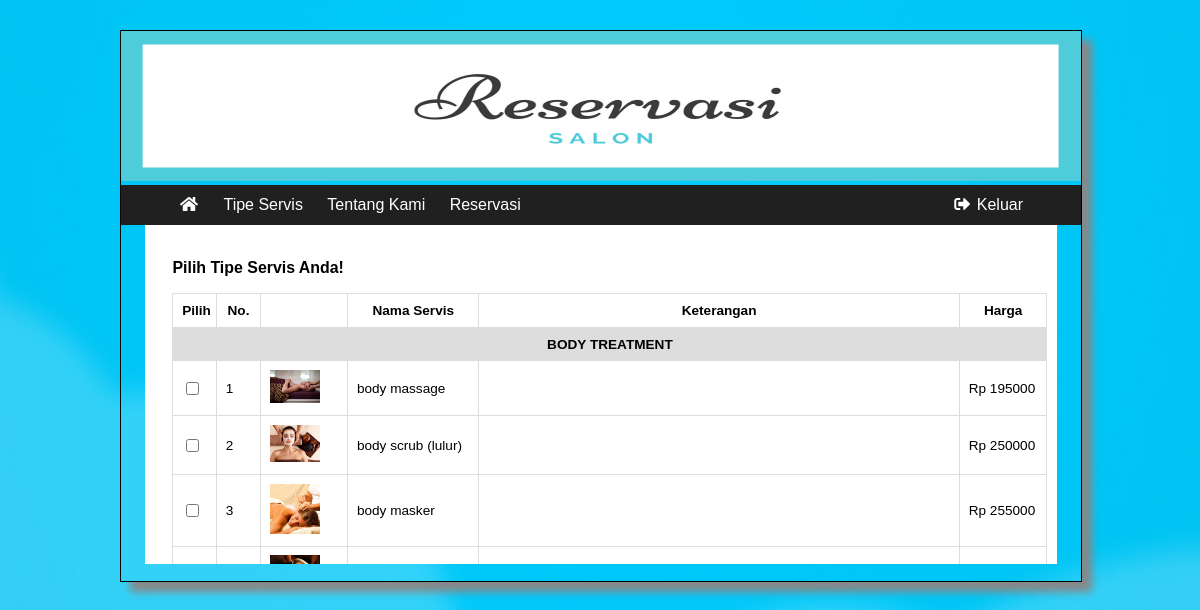
The page /akses/pelanggan/index.php?p=t_servis on the database its author committed.
### tables this page shows
CREATE TABLE `kategori_servis` (
  `id_kategori` varchar(15) NOT NULL,
  `nama_kategori` varchar(100) NOT NULL,
  `ruang` int(11) NOT NULL
);

CREATE TABLE `tipe_servis` (
  `kode_servis` varchar(15) NOT NULL,
  `nama_servis` varchar(100) DEFAULT NULL,
  `id_kategori` varchar(15) DEFAULT NULL,
  `keterangan_servis` varchar(100) DEFAULT NULL,
  `gambar_servis` varchar(100) DEFAULT NULL,
  `harga_servis` double DEFAULT NULL
);

### akses/controller.php (called while the page is built, shortened)
<?php
$query_kategori = "SELECT * FROM kategori_servis";
$sql_kategori = mysqli_query($mysqli,$query_kategori);
?>

### akses/pelanggan/konten/t_servis.php (the view, shortened to what this page needs)
<div class="apps-content-item">
<form action="konten/proses/aksi_reservasi.php" method="post">
  <h3>Pilih Tipe Servis Anda!</h3>
  <table id="tbl">
    <tr>
      <th width="5%">Pilih</th>
      <th width="5%">No.</th>
      <th width="10%"></th>
      <th width="15%">Nama Servis</th>
      <th width="55%">Keterangan</th>
      <th>Harga</th>
    </tr>
    <?php
      $no = 0;
      foreach ($sql_kategori as $key) {
        extract($key);
    ?>
    <tr>
      <th colspan="6" style="text-transform: uppercase; background-color:#ddd;"><?php echo $nama_kategori; ?></th>
    </tr>
    <?php
      $query_tipe = "SELECT * FROM tipe_servis WHERE id_kategori = '$id_kategori'";
      $sql_tipe = mysqli_query($mysqli,$query_tipe);
      foreach ($sql_tipe as $key) {
        extract($key);
      $no++;
    ?>
    <tr>
      <td> <input type="checkbox" name="kode_servis[]" value="<?php echo $kode_servis; ?>"> </td>
      <td><?php echo $no; ?></td>
      <td><img src="img/servis/<?php echo $gambar_servis; ?>" width="50px"></td>
      <td><?php echo $nama_servis; ?></td>
      <td><?php echo $keterangan_servis; ?></td>
      <td><?php echo "Rp ".$harga_servis; ?></td>
    </tr>
    <?php }} ?>
  </table>
</form>
</div>

### akses/booking.css (style rules this page uses)
@media (min-width: 576px) { body { background: url(img/bg.jpg); -webkit-background-size: 100% 100%; -moz-background-size: 100% 100%; -o-background-size: 100% 100%; background-size: cover; background-repeat: no-repeat; background-position: center; position: absolute; background-attachment: fixed; margin: 0px; padding: 0px; background-color: #fff; overflow-x: hidden; } }
@media (min-width: 576px) { .apps-content-item { display: block; position: relative; float: left; width: 98%; font-size: 0.85em; padding: 1%; left : 1%; } }
@media (min-width: 576px) { #tbl { width: 100%; align-content: center; border-spacing: 0; border: 1px solid #ddd; border-right: 0; border-bottom: 0; display: table; position: relative; } }
@media (min-width: 576px) { #tbl th, #tbl td { padding: 1%; border: 1px solid #ddd; border-top: 0; border-left: 0; } }
@media (min-width: 576px) { #tbl input { padding: 6px 12px; font-size: 12px; line-height: 1.42857143; border-radius: 4px; color: #555; background-color: #fff; background-image: none; border: 1px solid #ccc; border-radius: 4px; } }

### rows shown on the page
kategori_servis: nama_kategori "BODY TREATMENT"
tipe_servis: gambar_servis (picture), nama_servis "body massage", harga_servis "195000"
tipe_servis: gambar_servis (picture), nama_servis "body scrub (lulur)", harga_servis "250000"
tipe_servis: gambar_servis (picture), nama_servis "body masker", harga_servis "255000"
tipe_servis: gambar_servis (picture)
